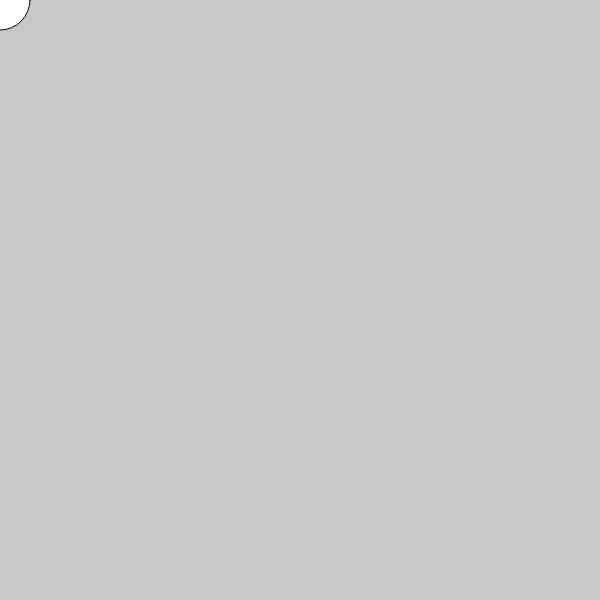
Frame 1 (no input)
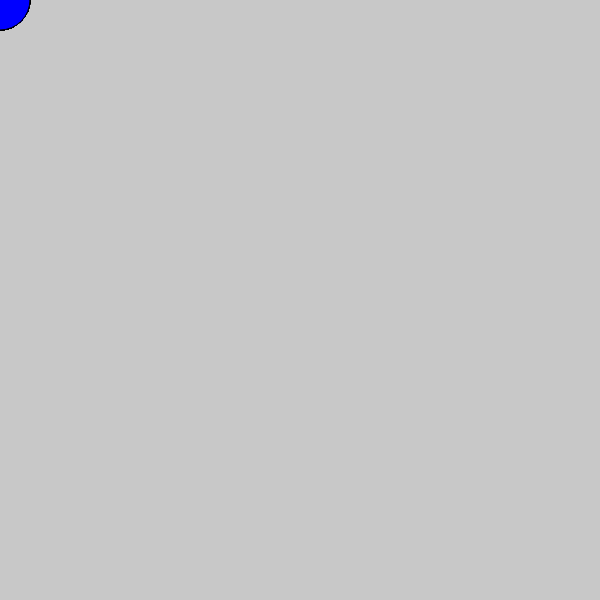
Frame 60 (no input)
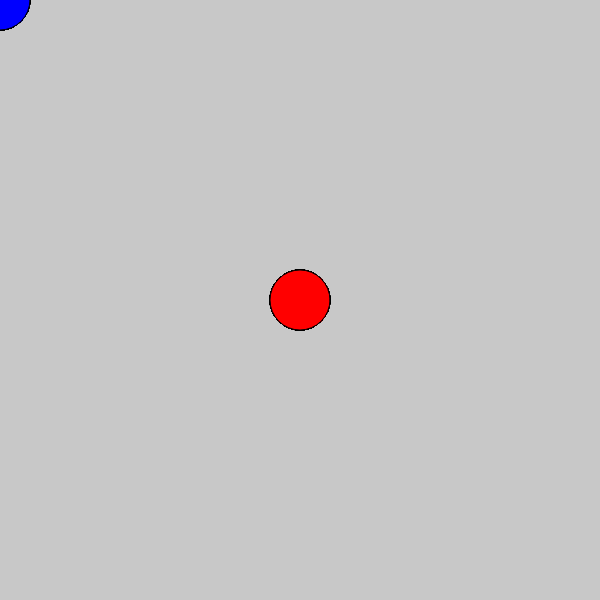
Frame 120 (the mouse pressed at the canvas centre since frame 60)

The p5.js sketch that drew these frames (run headless with seeded random() and noise() and a simulated clock; from frame 60 on, the mouse is pressed at the canvas centre):

// p5.js sketch
// ── sketch.js
function setup() {
    createCanvas(600, 600);
    background(200);
}

function draw() {


    ellipse(mouseX, mouseY, 60, 60);
    if (mouseIsPressed) {
        fill(255, 0, 0);
    } else {
        fill(0, 0, 255);
    }
}
// ── ball.js
var ball = {
    x: 0,
    y: 300,
    xspeed: 3,
    yspeed: -4
}


function setup() {
    createCanvas(600, 600);
}

function draw() {
    background(0);
    noFill();
    strokeWeight(4);
    stroke(255);

    ellipse(ball.x, ball.y, 25, 25);
    if (ball.x > width || ball.x < 0) {
        ball.xspeed = ball.xspeed * -1;
    }
    if (ball.y > height || ball.y < 0) {
        ball.yspeed = ball.yspeed * -1;
    }
    ball.x = ball.x + ball.xspeed;
    ball.y = ball.y + ball.yspeed;

}
